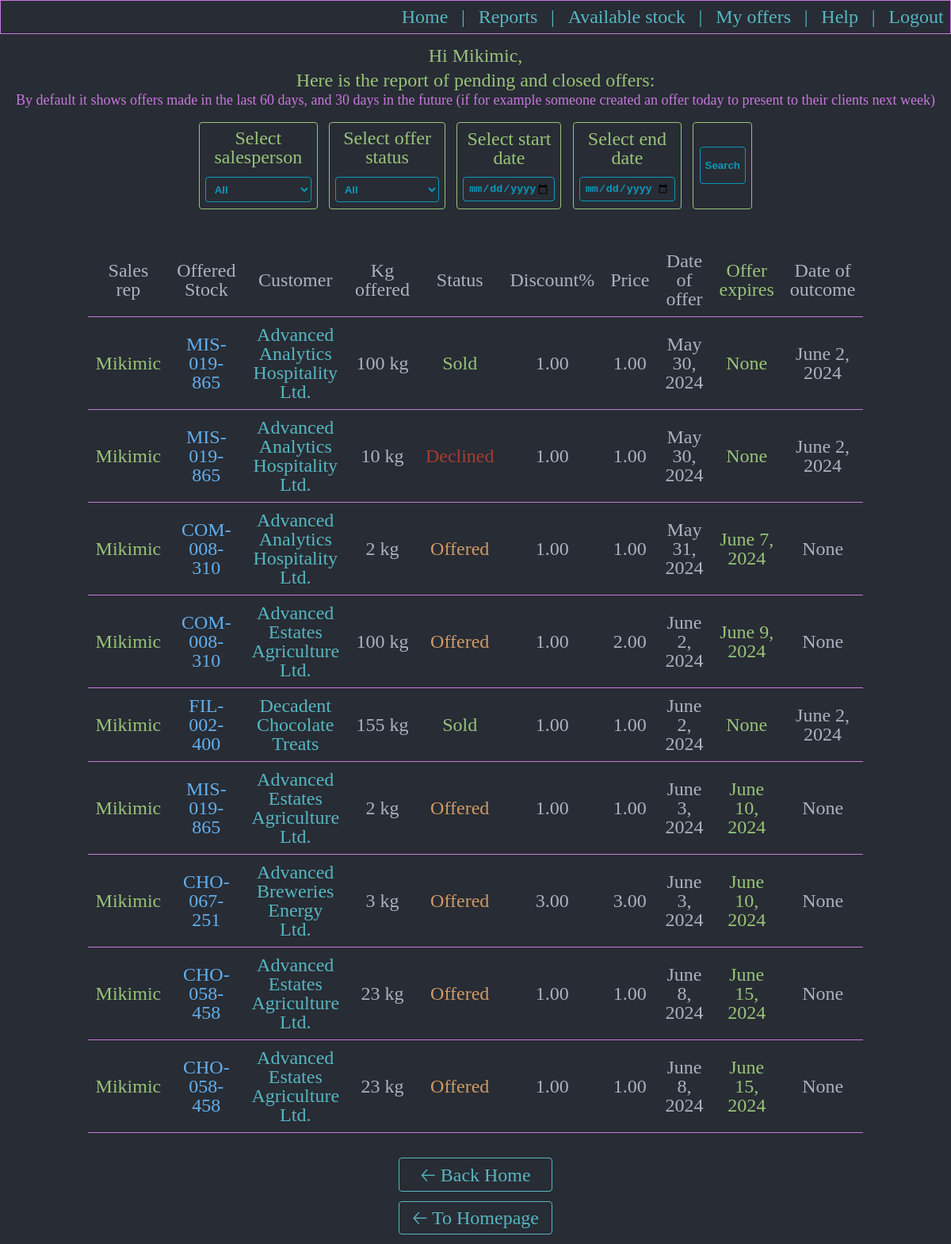
Before: /superuser_reports/ (signed in) with the older database file.
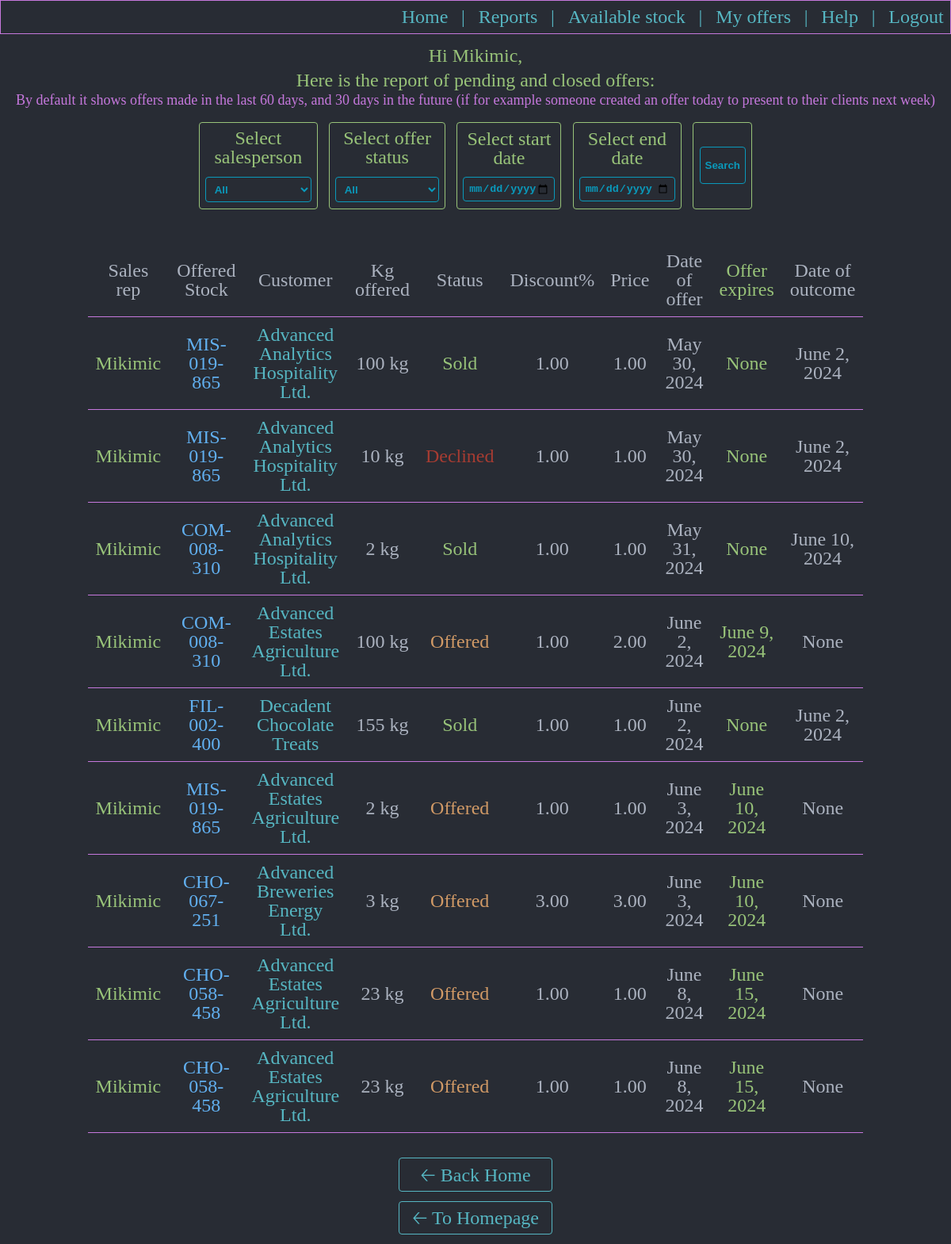
After: the same page with the newer database file.
### aged/models.py (models this page shows)
class OffersLog(models.Model):
    sales_rep_that_made_the_offer = models.ForeignKey(User, null=True, on_delete=models.SET_NULL)
    offered_stock = models.ForeignKey(AvailableStock, null=True, on_delete=models.SET_NULL)
    offered_product = models.ForeignKey(Products, on_delete=models.RESTRICT)
    customer_that_received_offer = models.ForeignKey(Customers, on_delete=models.RESTRICT)
    offered_sold_or_declined_quantity_kg = models.IntegerField()
    STATUS_CHOICES = (('Offered', 'Offered'),
                      ('Declined', 'Declined'),
                      ('Sold', 'Sold'),
                      ('Offer Expired', 'Offer Expired'))
    offer_status = models.CharField(max_length=20, choices=STATUS_CHOICES)
    discount_offered_percents = models.DecimalField(max_digits=5, decimal_places=2)
    price_per_kg_offered = models.DecimalField(max_digits=7, decimal_places=2)
    date_of_offer = models.DateField()
    expiration_date_of_offer = models.DateField(null=True, blank=True)
    date_of_outcome = models.DateField(null=True, blank=True)
    stock_expired = models.BooleanField(default=False)
    class Meta:
        verbose_name_plural = 'Offers log'

class AvailableStock(models.Model):
    available_product = models.ForeignKey(Products, null=True, blank=True, on_delete=models.RESTRICT)
    stock_location = models.ForeignKey(LocationsForStocks, null=True, blank=True, on_delete=models.RESTRICT)
    expiration_date = models.DateField()
    batch = models.CharField(max_length=100)
    original_quantity_in_kg = models.IntegerField()
    under_offer_quantity_in_kg = models.IntegerField(default=0)
    sold_quantity_in_kg = models.IntegerField(default=0)
    available_quantity_in_kg = models.IntegerField()
    def __str__(self):
        return str(self.available_product)
    class Meta:
        verbose_name_plural = 'Available stock'

class Products(models.Model):
    cod_material = models.CharField(max_length=100)
    description = models.CharField(max_length=200, null=True, blank=True)
    product_brand = models.ForeignKey(Brands, null=True, blank=True, on_delete=models.SET_NULL)
    product_material_type = models.ForeignKey(MaterialType, null=True, blank=True, on_delete=models.SET_NULL)
    def __str__(self):
        return self.cod_material
    class Meta:
        verbose_name_plural = 'Products'

class Customers(models.Model):
    customer_name = models.CharField(max_length=100)
    customer_number = models.IntegerField()
    salesperson_owning_account = models.ForeignKey(User, null=True, blank=True, on_delete=models.SET_NULL)
    allocated_customer_service_rep = models.ForeignKey(CustomerService, null=True, blank=True, on_delete=models.SET_NULL)
    STATUS_CHOICES = ( ('Active', 'Active'), ('Inactive', 'Inactive'), )
    customer_status = models.CharField(max_length=10, choices=STATUS_CHOICES)
    def __str__(self):
        return self.customer_name
    class Meta:
        verbose_name_plural = 'Customers'

### aged/views.py (the view, shortened to what this page needs)
# urls.py: path('superuser_reports/', views.superuser_reports, name='superuser_reports'),
@user_passes_test(lambda u: u.is_superuser)
def superuser_reports(request):
    preselect_values = dict()
    preselect_values['salesperson'] = 'All'
    preselect_values['state'] = 'All'
    preselect_values['start'] = ''
    preselect_values['end'] = ''
    today_plus_30_days_end_of_interval = str(datetime.datetime.today().date() + datetime.timedelta(days=30))
    today_minus_60_days_beginning_date_of_interval = str(datetime.datetime.today().date() - datetime.timedelta(days=60))
    list_of_offers_corresponding_to_the_interval = OffersLog.objects.filter(date_of_offer__range=[today_minus_60_days_beginning_date_of_interval, today_plus_30_days_end_of_interval]).all()
    all_users_with_offers = set()
    all_offer_status = set()
    for offer in list_of_offers_corresponding_to_the_interval:
        all_users_with_offers.add(offer.sales_rep_that_made_the_offer.username)
        all_offer_status.add(offer.offer_status)
    all_users_with_offers = list(all_users_with_offers)
    all_users_with_offers.sort()
    all_users_with_offers.insert(0, 'All')
    all_offer_status = list(all_offer_status)
    all_offer_status.sort()
    all_offer_status.insert(0, 'All')
    return render(request,
                  'aged/superuser_reports.html',
                  {'list_of_offers_corresponding_to_the_interval': list_of_offers_corresponding_to_the_interval,
                          'all_users_with_offers': all_users_with_offers,
                          'all_offer_status': all_offer_status,
                          'preselect_values': preselect_values})

### aged/templates/aged/superuser_reports.html (shortened to what this page needs)
{% extends 'aged/base.html' %}
{% load static %}
{% block body %}
<div class="div_menu_no_border">
  <p class="p_menu">Hi {{user}}, </p>
  <p class="p_menu">Here is the report of pending and closed offers:</p>
  {% if list_of_offers_corresponding_to_the_interval|length > 0 %}
  <p class="p_div_filter" id="p_filter_message">By default it shows offers made in the last 60 days, and 30 days in the future (if for example someone created an offer today to present to their clients next week)</p>
  <form class="div_superuser_filter" method="post">
    <div class="div_indiv_field_superus_form">
      <label class="label_form" for="">Select salesperson</label>
      <select class="inputs_superuser_form" name="nameOfUser">
        <option value="{{ preselect_values.salesperson }}">{{ preselect_values.salesperson }}</option>
      </select>
    </div>
    <div class="div_indiv_field_superus_form">
      <label class="label_form" for="">Select offer status</label>
      <select class="inputs_superuser_form" name="offerStatus">
        <option value="{{ preselect_values.state }}">{{ preselect_values.state }}</option>
      </select>
    </div>
    <div class="div_indiv_field_superus_form">
      <label class="label_form" for="">Select start date</label>
      <input class="inputs_superuser_form" id="start" type="date" name="startDate" value="{{ preselect_values.start }}" min='2022-01-01'>
    </div>
    <div class="div_indiv_field_superus_form">
      <label class="label_form" for="">Select end date</label>
      <input class="inputs_superuser_form" id="stop" type="date" name="endDate" value="{{ preselect_values.end }}" min='2022-01-01'>
    </div>
    <div class="div_indiv_field_superus_form">
      <input class="input_submit_superuser_form" type="submit" name="" value="Search">
    </div>
  </form>
  <table class="table_stocks_and_report">
    <tr class="tr_first_line">
      <th>Sales rep</th>
      <th>Offered Stock</th>
      <th>Customer</th>
      <th>Kg offered</th>
      <th>Status</th>
      <th>Discount%</th>
      <th>Price</th>
      <th>Date of offer</th>
      <th class="table_status_sold">Offer expires</th>
      <th>Date of outcome</th>
    </tr>
    {% for obj in list_of_offers_corresponding_to_the_interval %}
    <tr>
      <td class="table_sales_rep">{{ obj.sales_rep_that_made_the_offer }}</td>
      <td class="table_sku">{{ obj.offered_stock }}</td>
      <td class="table_customer">{{ obj.customer_that_received_offer }}</td>
      <td>{{ obj.offered_sold_or_declined_quantity_kg }} kg</td>
      {% if obj.offer_status == 'Sold' %}
      <td class="table_status_sold">{{ obj.offer_status }}</td>
      {% elif obj.offer_status == 'Offered' %}
      <td class="table_status_offered">{{ obj.offer_status }}</td>
      {% else %}
      <td class="table_status_declined">{{ obj.offer_status }}</td>
      {% endif %}
      <td>{{ obj.discount_offered_percents }}</td>
      <td>{{ obj.price_per_kg_offered }}</td>
      <td>{{ obj.date_of_offer }}</td>
      <td class="table_status_sold">{{ obj.expiration_date_of_offer }}</td>
      <td>{{ obj.date_of_outcome  }}</td>
    </tr>
    {% endfor %}
  </table>
  <a class="a_menu" href="{% url 'home' %}">🡠 Back Home</a>
  {% else %}
  <p style="color:red">There are no offers matching the search criteria!</p>
  <a class="a_menu" href="{% url 'superuser_reports' %}">🡠 Back to reports</a>
  {% endif %}
  <a class="a_menu" href="{% url 'home' %}">🡠 To Homepage </a>
</div>
{% endblock %}

Changed rows visible on the page:
changed OffersLog "May 31, 2024": expiration_date_of_offer "June 7, 2024" → "None"; date_of_outcome "None" → "June 10, 2024"; offer_status "Offered" → "Sold"
